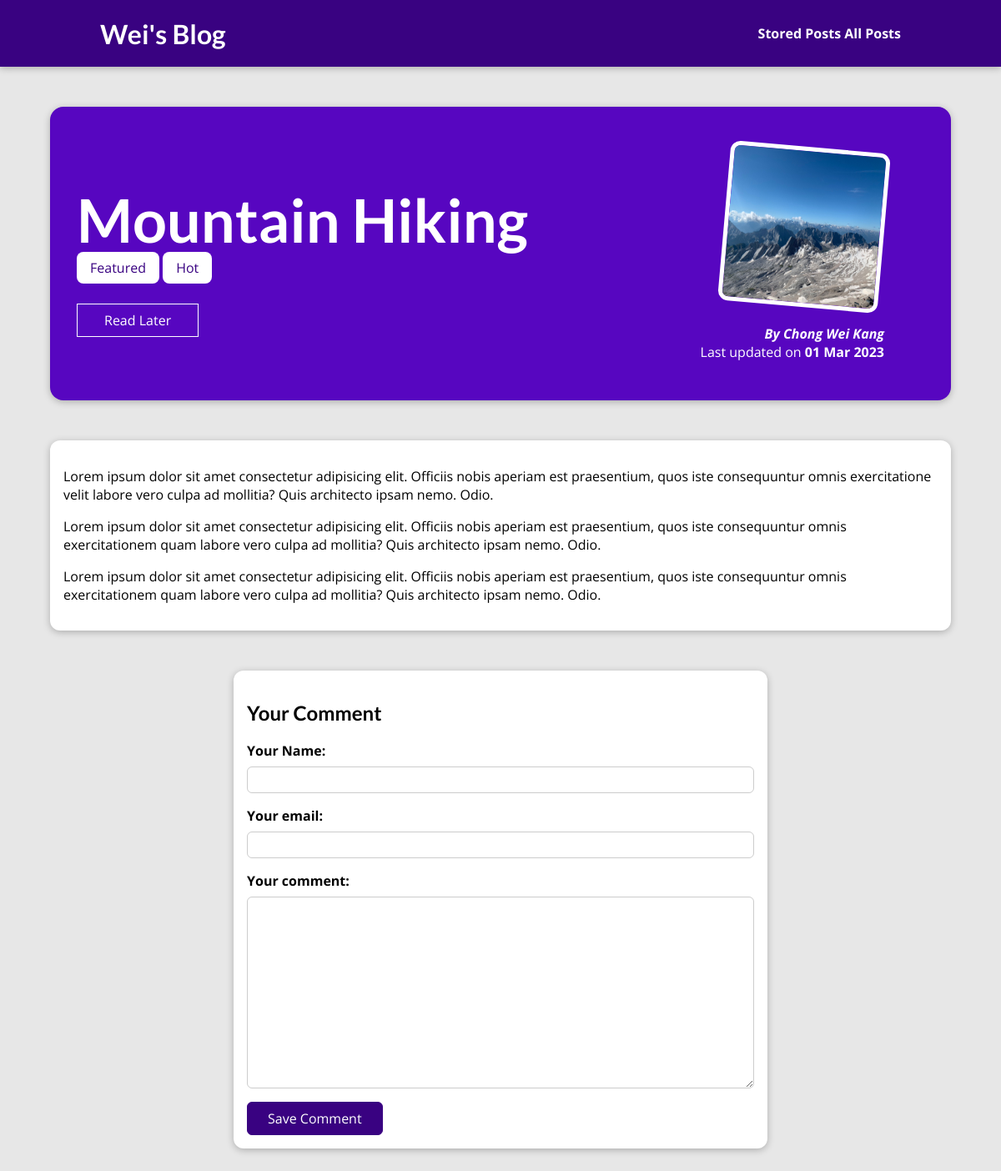
The app's page /posts/hike-in-the-mountains, older data.
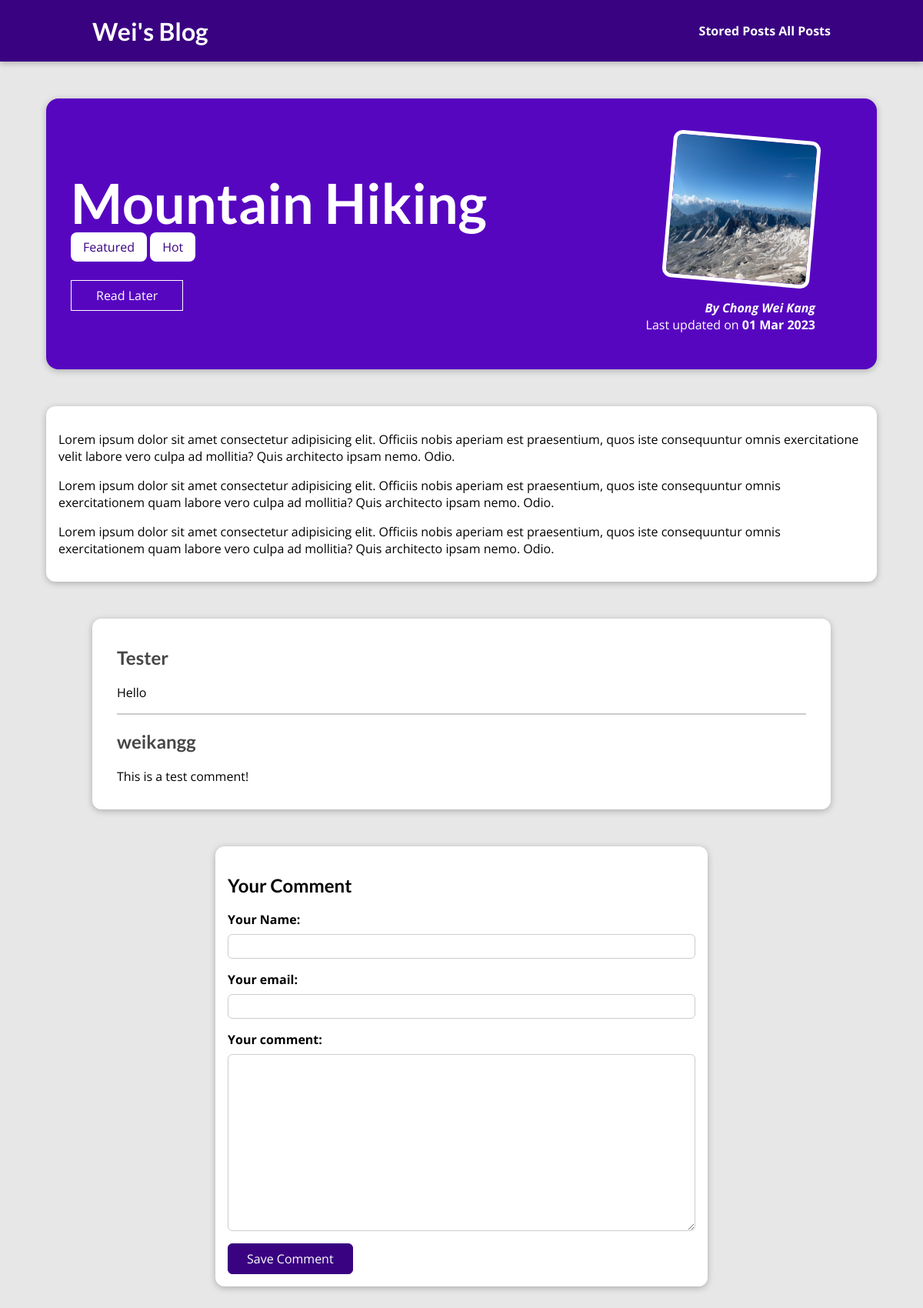
The same page, newer data.
### blog/models.py (models this page shows, shortened)
class Tag(models.Model):
    caption = models.CharField(max_length=20)

class Comment(models.Model):
    user_name = models.CharField(max_length=120)
    email = models.EmailField()
    text = models.TextField(max_length=400)
    post = models.ForeignKey(Post,on_delete=models.CASCADE, related_name="comments") # 1 post can have many comments, but each comment only belongs to one post. hence the post should be the foreign key.

### blog/views.py (the view, shortened to what this page needs)
# urls.py: path("posts/<slug:slug>",views.SinglePostView.as_view(), name="post-detail-page") ,
class SinglePostView(View):
    def is_stored_post(self,request,post_id):
        stored_posts = request.session.get("stored_posts")
        if stored_posts is not None:
            isSaved = post_id in stored_posts
        else:
            isSaved = False
        return isSaved
    def get(self,request, slug):
        post = Post.objects.get(slug=slug) # slug will be received as part of the url.
        context = {
            "post": post,
            "post_tags": post.tags.all(),
            "comment_form": CommentForm(),
            "comments": post.comments.all().order_by("-id"), # thru the related name
            "isSaved": self.is_stored_post(request,post.id)
        }
        return render(request, "blog/post-detail.html", context)

### blog/forms.py
class CommentForm(forms.ModelForm):
    class Meta:
        model = Comment
        exclude = ["post"] # exclude the post field, since we don't want to let the user set it.
        labels = {
            "user_name": "Your Name",
            "email": "Your email",
            "text": "Your comment"
        }

### blog/models.py (called while the page is built)
    def full_name(self):
        return f"{self.first_name} {self.last_name}"

    def __str__(self) -> str:
        return self.full_name()

### blog/templates/blog/post-detail.html (shortened to what this page needs)
{% extends 'base.html' %}
{% load static %}
{% block  css_files %}
    <link rel="stylesheet" href="{% static 'blog/post-detail.css' %}">
{% endblock  %}
{% block content %}
    <section id = "summary">
        <h2>{{post.title}}</h2>
        <div>
            {% for tag in post_tags %}
                <span class = "tag">{{tag.caption}}</span>
            {% endfor %}
        </div>
        <div id = "read-later">
            <form action="{% url 'read-later' %}" method = "POST">
                <button>
                    {% if isSaved %}
                        Remove from "Read Later" List
                    {% else %}
                        Read Later
                    {% endif %}
                </button>
            </form>
        </div>
        <article>
            <img src="{{post.image_name.url}}" alt="{{post.title}}">
            <address>By <a href="mailto:{{post.author.email_address}}">{{post.author|title}}</a></address>
            <div>
                Last updated on <time>{{post.date|date:"d M Y"}}</time>
            </div>
        </article>
    </section>
    <main>
        {{post.content|linebreaks}}
    </main>
    {% if comments %}
        <section id= "comments">
            <ul>
                {% for comment in comments %}
                    <li>
                        <h2>{{comment.user_name}}</h2>
                        <p>{{comment.text}}</p>
                    </li>
                {% endfor %}
            </ul>
        </section>
    {% endif %}
    <section id = "comment-form">
        <h2>Your Comment</h2>
        <form action = "{% url 'post-detail-page' post.slug %}" method = "POST" novalidate>
            {% for form_field in comment_form %}
                <div class = "form-control {% if form_field.errors %}invalid{% endif %}">
                    {{form_field.label_tag}}
                    {{form_field}}
                </div>
            {% endfor %}
            <button>Save Comment</button>
        </form>
    </section>
{% endblock  %}

Row changes from the older to the newer data that the page shows:
added Comment: user_name "Tester", text "Hello"
added Comment: user_name "weikangg", text "This is a test comment!"
